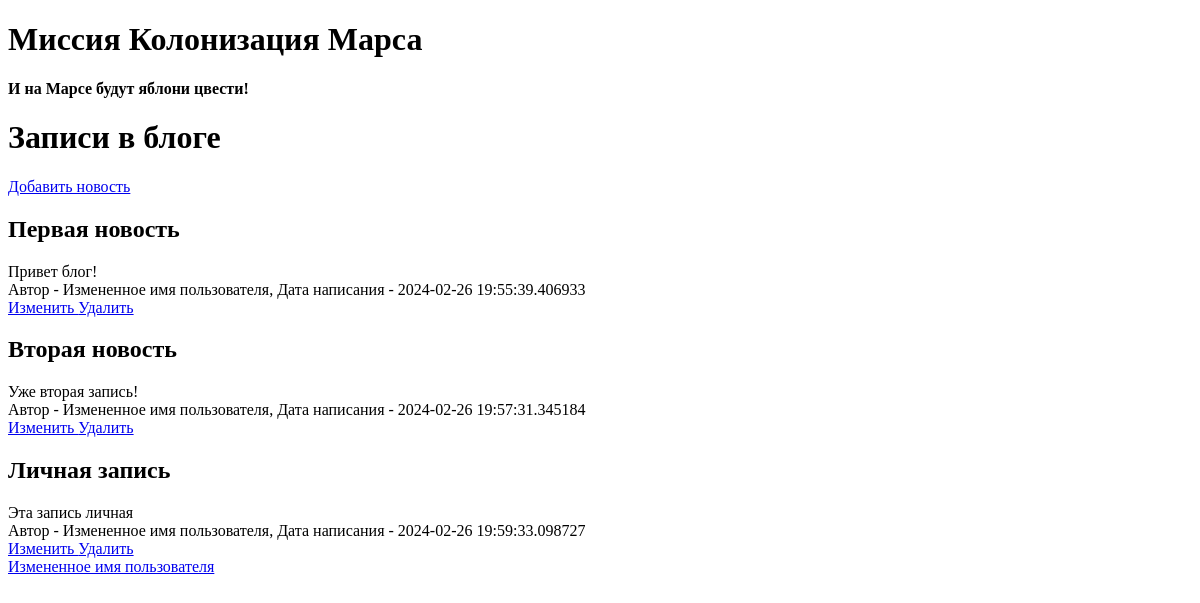
The page /index (signed in) on the database as committed earlier.
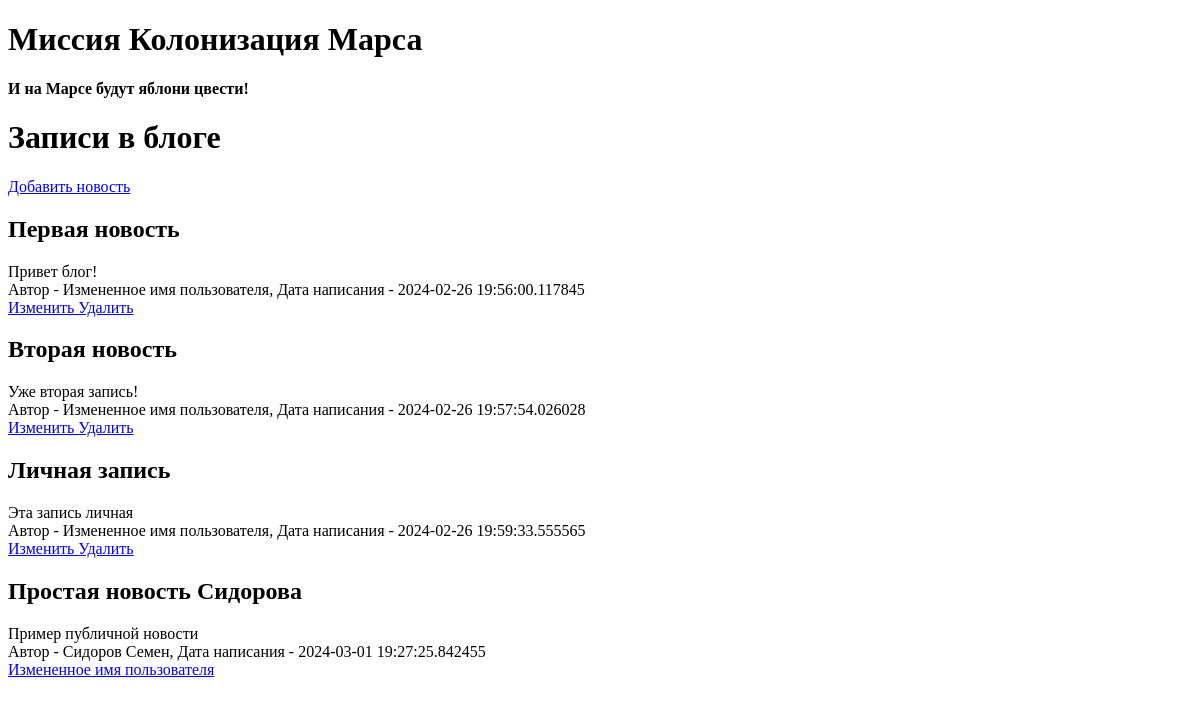
The same page on the database as committed later.
### data/news.py (models this page shows, shortened)
class News(SqlAlchemyBase):
    __tablename__ = 'news'
    id = sqlalchemy.Column(sqlalchemy.Integer,
                           primary_key=True, autoincrement=True)
    title = sqlalchemy.Column(sqlalchemy.String, nullable=True)
    content = sqlalchemy.Column(sqlalchemy.String, nullable=True)
    created_date = sqlalchemy.Column(sqlalchemy.DateTime,
                                     default=datetime.datetime.now)
    is_private = sqlalchemy.Column(sqlalchemy.Boolean, default=True)
    user_id = sqlalchemy.Column(sqlalchemy.Integer,
                                sqlalchemy.ForeignKey("users.id"))
    user = orm.relationship('User')

### data/users.py (models this page shows, shortened)
class User(SqlAlchemyBase, UserMixin):
    __tablename__ = 'users'
    id = sqlalchemy.Column(sqlalchemy.Integer,
                           primary_key=True, autoincrement=True)
    name = sqlalchemy.Column(sqlalchemy.String, nullable=True)
    about = sqlalchemy.Column(sqlalchemy.String, nullable=True)
    email = sqlalchemy.Column(sqlalchemy.String,
                              index=True, unique=True, nullable=True)
    hashed_password = sqlalchemy.Column(sqlalchemy.String, nullable=True)
    created_date = sqlalchemy.Column(sqlalchemy.DateTime,
                                     default=datetime.datetime.now)
    news = orm.relationship("News", back_populates='user')

### f_l.py (the view)
@app.route('/index', methods=['GET', 'POST'])
def index():
    db_sess = db_session.create_session()
    if current_user.is_authenticated:
        news = db_sess.query(News).filter(
            (News.user == current_user) | (News.is_private != True))
    else:
        news = db_sess.query(News).filter(News.is_private != True)
    return render_template("index.html", news=news)

### data/db_session.py (called while the page is built)
def create_session() -> Session:
    global __factory
    return __factory()

### f_l.py (called while the page is built)
@login_manager.user_loader
def load_user(user_id):
    db_sess = db_session.create_session()
    return db_sess.query(User).get(user_id)

### templates/index.html
{% extends "base.html" %}
{% block content %}
<h1>Записи в блоге</h1>
{% if current_user.is_authenticated %}
    <a href="news" class="btn btn-secondary">Добавить новость</a>
{% endif %}
{% for item in news%}
<div class="col-md6 border rounded">
    <h2>{{item.title}}</h2>
    <div>
        {{item.content}}
    </div>
    <div>
        Автор - {{item.user.name}}, Дата написания - {{item.created_date}}
    </div>
    {% if current_user.is_authenticated and current_user == item.user %}
    <div>
        <a href="/news/{{ item.id }}" class="btn btn-warning">
            Изменить
        </a>
        <a href="/news_delete/{{ item.id }}" class="btn btn-danger">
            Удалить
        </a>
    </div>
{% endif %}
</div>
{% endfor %}
{% endblock %}

Rows that differ between the two databases and show on the page:
changed News "Первая новость": created_date "2024-02-26 19:55:39.406933" → "2024-02-26 19:56:00.117845"
changed News "Вторая новость": created_date "2024-02-26 19:57:31.345184" → "2024-02-26 19:57:54.026028"
changed News "Личная запись": created_date "2024-02-26 19:59:33.098727" → "2024-02-26 19:59:33.555565"
added News: title "Простая новость Сидорова", content "Пример публичной новости", user.name "Сидоров Семен", created_date "2024-03-01 19:27:25.842455"
